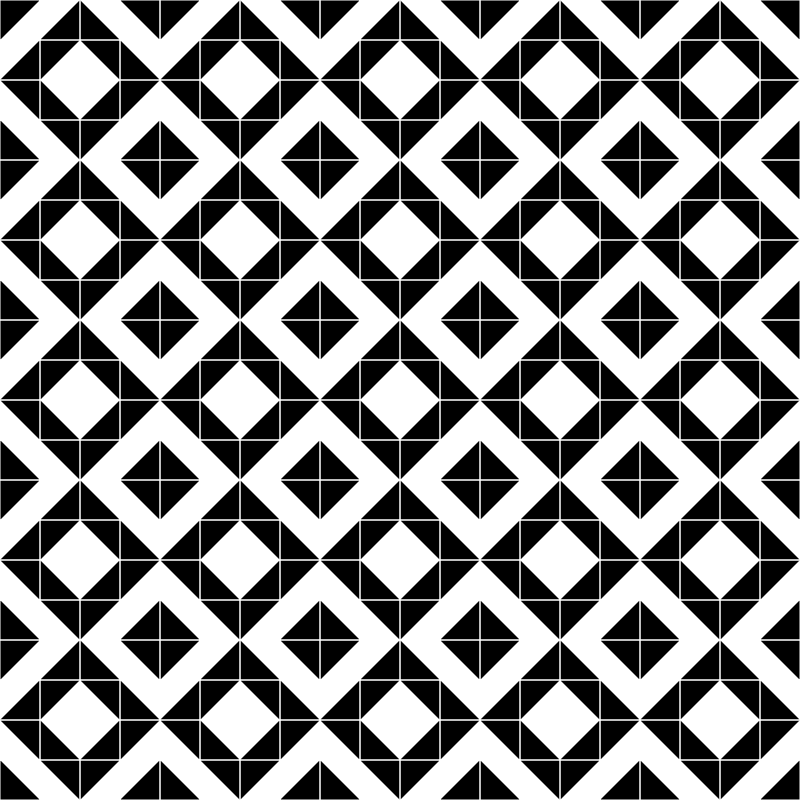
Frame 1 (no input)
Frame 60 (no input): identical to frame 1, image omitted
Frame 120 (the mouse pressed at the canvas centre since frame 60): identical to frame 1, image omitted

The p5.js sketch that drew this single still picture (run headless with seeded random() and noise() and a simulated clock; from frame 60 on, the mouse is pressed at the canvas centre):

// p5.js sketch
// ── sketch.js
let rW = 40;
let rH = 40;

let patternA = [0.5, 1, 0.25, 0.75];
let patternB = [1, 0.5, 0.75, 0.25];
let patternC = [0.75, 0.25, 1, 0.5];
let patternD = [0.25, 0.75, 0.5, 1];

let patternList = [patternA, patternB, patternC, patternD];

function setup() {
  createCanvas(800, 800);
  background(0);
  noFill();
  stroke(255);
  angleMode(RADIANS);

  let patternIndex = 0;
  for (let j = 0; j < height / rH; j++) {
    let t = 0;
    let targetPattern = patternList[patternIndex];
    patternIndex++;
    if (patternIndex > patternList.length - 1) {
      patternIndex = 0;
    }

    for (let i = 0; i < width / rW; i++) {
      let v = targetPattern[t];
      let r = toQuadrant(v);
      drawSeed(i * rW, j * rH, r);
      t++;
      if (t > targetPattern.length - 1) {
        t = 0;
      }
    }
  }
}

function draw() {
  // nothing animated — same as Processing version
}

function toQuadrant(v) {
  if (v <= 0.25) {
    return TWO_PI * 0.25;
  } else if (v > 0.25 && v <= 0.5) {
    return TWO_PI * 0.5;
  } else if (v > 0.5 && v <= 0.75) {
    return TWO_PI * 0.75;
  } else {
    return TWO_PI;
  }
}

function drawSeed(x, y, r) {
  push();
  translate(x + rW / 2, y + rH / 2);
  rotate(r);
  noFill();
  rectMode(CENTER);
  rect(0, 0, rW, rH);
  fill(255);
  noStroke();
  triangle(-rW / 2, -rH / 2, rW / 2, -rH / 2, -rW / 2, rH / 2);
  pop();
}
